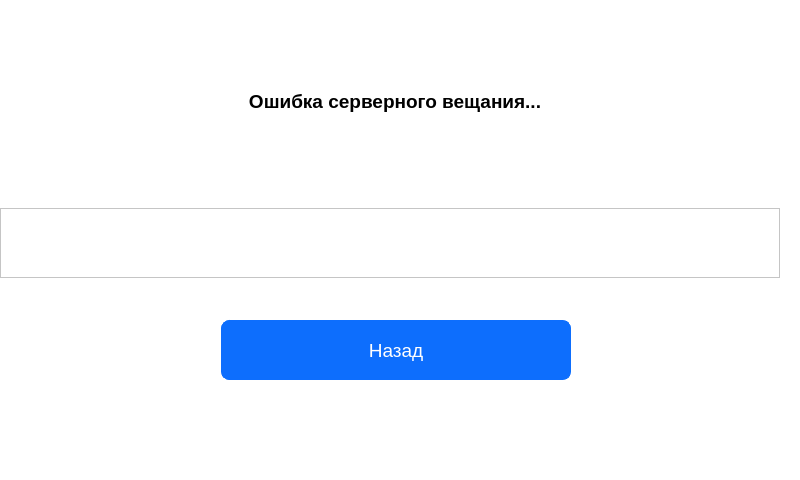
<?xml version="1.0" encoding="UTF-8"?>
<ui version="4.0">
 <class>Form</class>
 <widget class="QWidget" name="Form">
  <property name="geometry">
   <rect>
    <x>0</x>
    <y>0</y>
    <width>800</width>
    <height>480</height>
   </rect>
  </property>
  <property name="maximumSize">
   <size>
    <width>800</width>
    <height>480</height>
   </size>
  </property>
  <property name="sizeIncrement">
   <size>
    <width>800</width>
    <height>480</height>
   </size>
  </property>
  <property name="windowTitle">
   <string>Form</string>
  </property>
  <property name="styleSheet">
   <string notr="true">QWidget{
	background-color: #fff;
}

QPushButton {
  background-color: #0d6efd;
  color: #fff;
  border-radius: 8px;
  border: 1px solid #0d6efd;
  padding: 5px 15px;
  margin-top: 10px;
  outline: 0px;
}

QPushButton#path_button{

  margin-top: 0px;
}

QPushButton:hover,
QPushButton:focus {
  background-color: #0b5ed7;
  border: 3px solid #9ac3fe;
}</string>
  </property>
  <widget class="QWidget" name="layoutWidget">
   <property name="geometry">
    <rect>
     <x>0</x>
     <y>0</y>
     <width>792</width>
     <height>409</height>
    </rect>
   </property>
   <layout class="QVBoxLayout" name="verticalLayout_3">
    <item>
     <widget class="QLabel" name="label_5">
      <property name="minimumSize">
       <size>
        <width>790</width>
        <height>150</height>
       </size>
      </property>
      <property name="maximumSize">
       <size>
        <width>790</width>
        <height>150</height>
       </size>
      </property>
      <property name="font">
       <font>
        <family>Arial</family>
        <pointsize>14</pointsize>
        <weight>75</weight>
        <bold>true</bold>
       </font>
      </property>
      <property name="text">
       <string>Ошибка серверного вещания...</string>
      </property>
      <property name="alignment">
       <set>Qt::AlignCenter</set>
      </property>
     </widget>
    </item>
    <item>
     <widget class="QTextEdit" name="textEdit_device">
      <property name="minimumSize">
       <size>
        <width>780</width>
        <height>70</height>
       </size>
      </property>
      <property name="maximumSize">
       <size>
        <width>780</width>
        <height>70</height>
       </size>
      </property>
      <property name="font">
       <font>
        <family>Arial</family>
        <pointsize>14</pointsize>
       </font>
      </property>
      <property name="readOnly">
       <bool>true</bool>
      </property>
     </widget>
    </item>
    <item>
     <layout class="QHBoxLayout" name="horizontalLayout_4">
      <item>
       <widget class="QPushButton" name="cancel_button">
        <property name="minimumSize">
         <size>
          <width>350</width>
          <height>70</height>
         </size>
        </property>
        <property name="maximumSize">
         <size>
          <width>350</width>
          <height>70</height>
         </size>
        </property>
        <property name="font">
         <font>
          <family>Arial</family>
          <pointsize>14</pointsize>
         </font>
        </property>
        <property name="text">
         <string>Назад</string>
        </property>
       </widget>
      </item>
     </layout>
    </item>
   </layout>
  </widget>
 </widget>
 <resources/>
 <connections/>
</ui>
